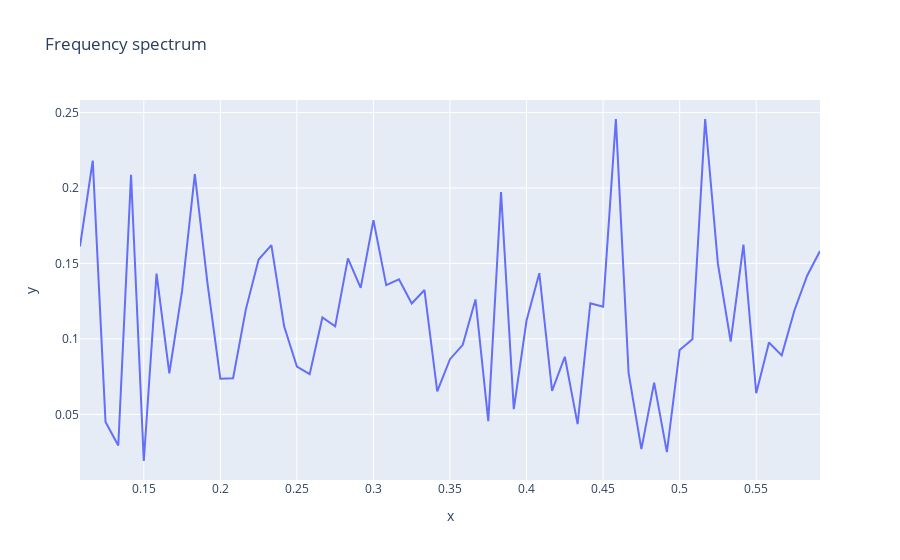

Notebook code cell kept with this figure:
### Code cell
# Plot the frequency spectrum
fig = px.line(x=freq, y=np.abs(pixels_fft), title='Frequency spectrum')
fig.show()
